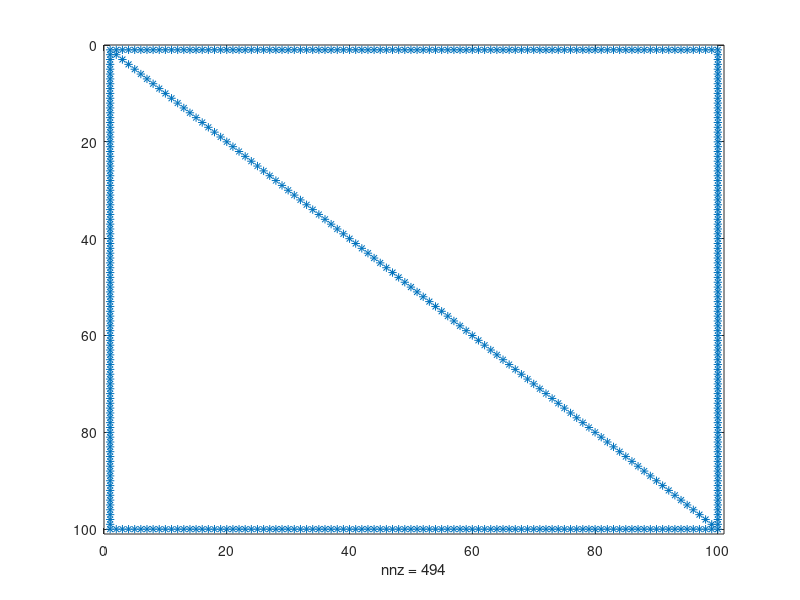

This chart was generated by the following MATLAB code:
clear all;
close all;
clc;

n = 100;

A = zeros(n,n);

A(:,1) = "x"; 
A(:,n) = "x"; 
A(1,:) = "x"; 
A(n,:) = "x"; 
A(1:n+1:end) = "x";

spy(A);

